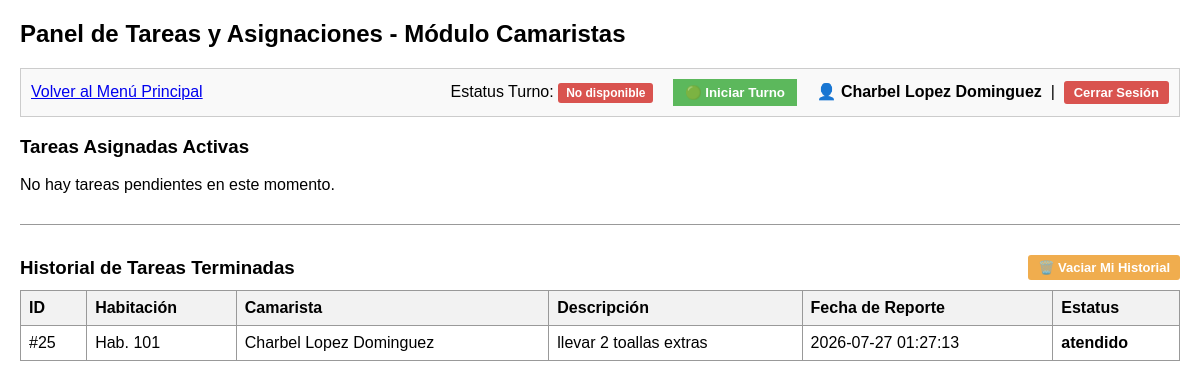
Screenshot of /camaristas.php (signed in) with the database file from the repository.
### tables this page shows
CREATE TABLE `camaristas` (
  `id_camarista` int(11) NOT NULL,
  `foto` varchar(255) DEFAULT NULL,
  `nombre_completo` varchar(150) NOT NULL,
  `telefono` varchar(20) DEFAULT NULL,
  `correo` varchar(100) DEFAULT NULL,
  `estatus` enum('no_disponible','descanso','activo') DEFAULT 'no_disponible',
  `usuario` varchar(25) NOT NULL,
  `contraseña` varchar(30) NOT NULL
);

CREATE TABLE `incidencias` (
  `id_incidencia` int(11) NOT NULL,
  `id_habitacion` int(11) NOT NULL,
  `id_camarista` int(11) NOT NULL,
  `descripcion` text NOT NULL,
  `fecha_reporte` datetime NOT NULL,
  `estatus` enum('atendido','en_camino','pendiente') NOT NULL DEFAULT 'pendiente'
);

CREATE TABLE `habitaciones` (
  `id_habitacion` int(11) NOT NULL,
  `tipo_habitacion` varchar(100) NOT NULL,
  `numero_habitacion` varchar(20) NOT NULL,
  `estatus` enum('disponible','ocupada','mantenimiento','limpieza') NOT NULL DEFAULT 'disponible',
  `precio` decimal(10,2) NOT NULL DEFAULT 0.00,
  `cantidad_personas` int(11) NOT NULL DEFAULT 1,
  `id_huesped` int(11) DEFAULT NULL
);

### camaristas.php (the view, shortened to what this page needs)
<?php
require_once 'config/conexion.php';
$id_camarista_actual = $_SESSION['id_camarista'] ?? $_SESSION['id_usuario'];
$stmt_cam = $pdo->prepare("SELECT nombre_completo, estatus FROM camaristas WHERE id_camarista = :id");
$stmt_cam->execute(['id' => $id_camarista_actual]);
$datos_camarista = $stmt_cam->fetch();
$nombre_camarista = $datos_camarista['nombre_completo'] ?? ($_SESSION['nombre_completo'] ?? 'Camarista');
$estatus_actual   = trim($datos_camarista['estatus'] ?? 'no_disponible');
$sql_tareas = "SELECT i.*, h.numero_habitacion, h.tipo_habitacion, h.estatus as habitacion_estatus, c.nombre_completo as camarista_nombre
               FROM incidencias i
               INNER JOIN habitaciones h ON i.id_habitacion = h.id_habitacion
               INNER JOIN camaristas c ON i.id_camarista = c.id_camarista
               WHERE i.id_camarista = :id_camarista AND i.estatus != 'Atendido'
               ORDER BY i.fecha_reporte DESC";
$stmt = $pdo->prepare($sql_tareas);
$stmt->execute(['id_camarista' => $id_camarista_actual]);
$tareas_pendientes = $stmt->fetchAll();
$sql_terminadas = "SELECT i.*, h.numero_habitacion, h.tipo_habitacion, c.nombre_completo as camarista_nombre
                   FROM incidencias i
                   INNER JOIN habitaciones h ON i.id_habitacion = h.id_habitacion
                   INNER JOIN camaristas c ON i.id_camarista = c.id_camarista
                   WHERE i.id_camarista = :id_camarista AND i.estatus = 'Atendido'
                   ORDER BY i.fecha_reporte DESC LIMIT 30";
$stmt_term = $pdo->prepare($sql_terminadas);
$stmt_term->execute(['id_camarista' => $id_camarista_actual]);
$tareas_terminadas = $stmt_term->fetchAll();
$texto_estatus_map = [
    'activo'        => 'Ocupado',
    'descanso'      => 'Disponible',
    'no_disponible' => 'No disponible'
];
$estatus_visible = $texto_estatus_map[$estatus_actual] ?? 'No disponible';
?>
<!DOCTYPE html>
<html lang="es">
<head>
</head>
<body>
    <h2>Panel de Tareas y Asignaciones - Módulo Camaristas</h2>
    <div class="top-bar">
        <div>
            <a href="index.php">Volver al Menú Principal</a>
        </div>
        <div>
            <span style="margin-right: 15px;">
                Estatus Turno:
                <span class="badge-estatus badge-<?php echo htmlspecialchars($estatus_actual); ?>">
                    <?php echo htmlspecialchars($estatus_visible); ?>
                </span>
            </span>
            <form action="camaristas.php" method="POST" style="display: inline-block; margin-right: 15px;">
                <?php if ($estatus_actual === 'no_disponible'): ?>
                    <button type="submit" class="btn-turno" style="background-color: #5cb85c;">🟢 Iniciar Turno</button>
                <?php else: ?>
                    <button type="submit" class="btn-turno" style="background-color: #d9534f;">🔴 Finalizar Turno</button>
                <?php endif; ?>
            </form>
            <span class="user-info">👤 <?php echo htmlspecialchars($nombre_camarista); ?></span>
            &nbsp;|&nbsp;
            <a href="logout_camarista.php" class="btn-logout">Cerrar Sesión</a>
        </div>
    </div>
    <h3>Tareas Asignadas Activas</h3>
    <?php if (empty($tareas_pendientes)): ?>
        <p>No hay tareas pendientes en este momento.</p>
    <?php endif; ?>
    <hr style="margin: 30px 0; border: 0; border-top: 1px solid #999;">
    <div class="section-header">
        <h3 style="margin: 0;">Historial de Tareas Terminadas</h3>
        <?php if (!empty($tareas_terminadas)): ?>
            <form action="camaristas.php" method="POST" onsubmit="return confirm('¿Estás seguro de vaciar tu historial de tareas terminadas?');">
                <button type="submit" class="btn-vaciar">🗑️ Vaciar Mi Historial</button>
            </form>
        <?php endif; ?>
    </div>
    <?php if (empty($tareas_terminadas)): ?>
        <p>Aún no hay registros de tareas terminadas.</p>
    <?php else: ?>
        <table>
            <thead>
                <tr>
                    <th>ID</th>
                    <th>Habitación</th>
                    <th>Camarista</th>
                    <th>Descripción</th>
                    <th>Fecha de Reporte</th>
                    <th>Estatus</th>
                </tr>
            </thead>
            <tbody>
                <?php foreach ($tareas_terminadas as $term): ?>
                    <tr>
                        <td>#<?php echo $term['id_incidencia']; ?></td>
                        <td>Hab. <?php echo htmlspecialchars($term['numero_habitacion']); ?></td>
                        <td><?php echo htmlspecialchars($term['camarista_nombre']); ?></td>
                        <td><?php echo htmlspecialchars($term['descripcion']); ?></td>
                        <td><?php echo htmlspecialchars($term['fecha_reporte']); ?></td>
                        <td><strong><?php echo htmlspecialchars($term['estatus']); ?></strong></td>
                    </tr>
                <?php endforeach; ?>
            </tbody>
        </table>
    <?php endif; ?>
</body>
</html>

### camaristas.php (style rules this page uses)
body { font-family: Arial, sans-serif; margin: 20px; background-color: #fff; color: #000; }
.top-bar { display: flex; justify-content: space-between; align-items: center; margin-bottom: 15px; flex-wrap: wrap; gap: 10px; background: #f9f9f9; padding: 10px; border: 1px solid #ccc; }
.user-info { font-weight: bold; }
.btn-logout { background-color: #d9534f; color: white; padding: 4px 10px; text-decoration: none; border-radius: 3px; font-size: 13px; font-weight: bold; }
.btn-turno { padding: 6px 12px; border: none; cursor: pointer; font-weight: bold; color: white; }
.btn-vaciar { background-color: #f0ad4e; color: white; padding: 5px 10px; border: none; cursor: pointer; font-weight: bold; font-size: 13px; border-radius: 3px; }
.section-header { display: flex; justify-content: space-between; align-items: center; margin-top: 30px; margin-bottom: 10px; }
.badge-estatus { padding: 3px 8px; font-size: 12px; font-weight: bold; border-radius: 3px; display: inline-block; }
.badge-no_disponible { background: #d9534f; color: #fff; }
table { width: 100%; border-collapse: collapse; margin-top: 10px; }
th, td { border: 1px solid #999; padding: 8px; text-align: left; }
th { background-color: #f2f2f2; }

### rows the page displays
camaristas: estatus "No disponible", nombre_completo "Charbel Lopez Dominguez"
incidencias: id_incidencia "25", id_habitacion.numero_habitacion "101", id_camarista.nombre_completo "Charbel Lopez Dominguez", descripcion "llevar 2 toallas extras", fecha_reporte "2026-07-27 01:27:13", estatus "atendido"
